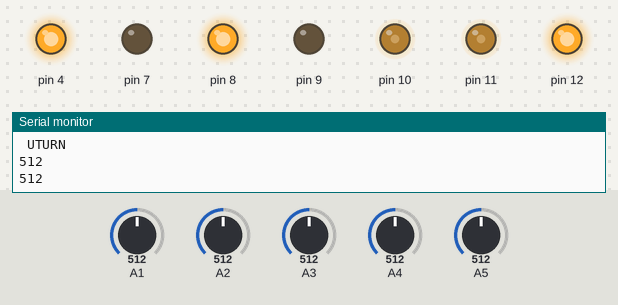
A sketch run on a simulated Arduino Uno, built with avr-gcc and run on an emulated ATmega328P. Shown: output pins drawn as LEDs (lit = HIGH), the last lines printed to the serial monitor. Inputs (shaded band) come from the test bench; at power-on: A1 = 512, A3 = 512, A4 = 512, A2 = 512, A5 = 512.

Above: at 1.2 s.
1.3 s: A1 set to 408
2.8 s: A1 set to 390
At 3.9 s:
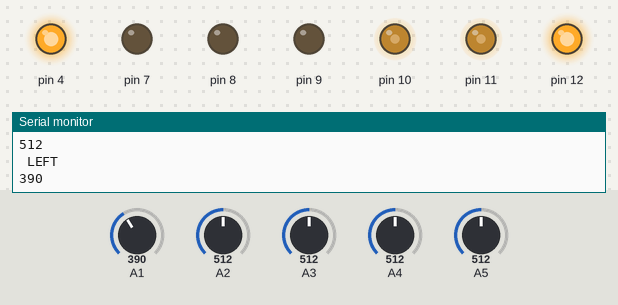
4.3 s: A3 set to 417
7.3 s: A3 set to 385
At 8.2 s:
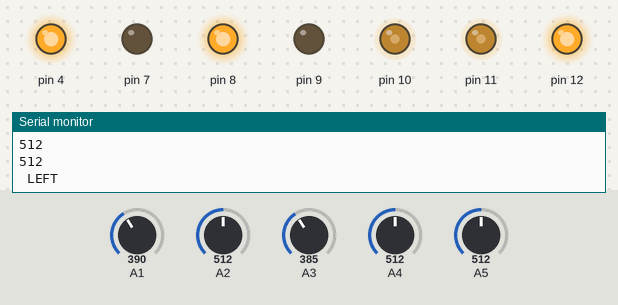
8.8 s: A1 set to 410
At 9.4 s:
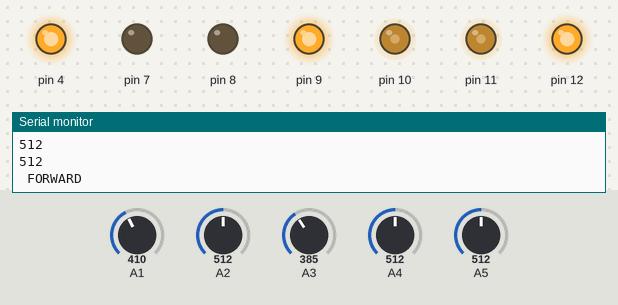
10.3 s: A4 set to 390
At 10.7 s:
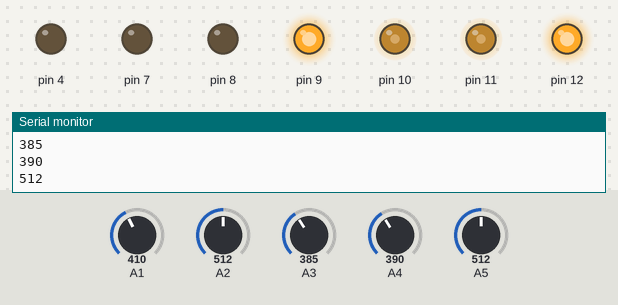
Timing chart, 0 to 12.8 s (numbered marks = the images above; inputs shaded):
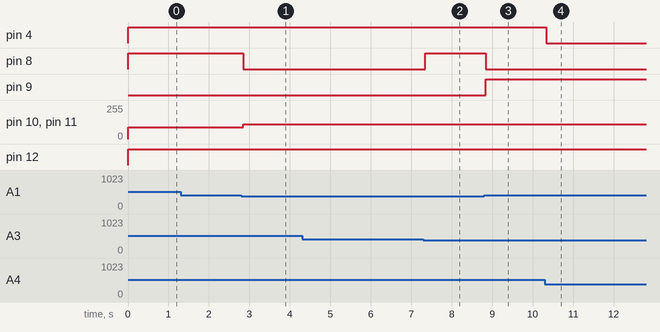

Measured:
- the behaviour switches between 400 and 399 on A1 (found by bisection; images 0 and 1)
- the behaviour switches between 401 and 400 on A3 (found by bisection; images 1 and 2)
- after the input at 2.8 s, pin 8: HIGH → LOW after 0.05 s; pin 10, pin 11: 90/255 → 110/255 after 0.05 s
- after the input at 7.3 s, pin 8: LOW → HIGH at once
- after the input at 8.8 s, pin 8: HIGH → LOW at once; pin 9: LOW → HIGH at once
- after the input at 10.3 s, pin 4: HIGH → LOW at once

The sketch:

AISSMS.ino
```cpp
#define debug

void setup()
{

  pinMode(4, OUTPUT);
  pinMode(7, OUTPUT);
  pinMode(8, OUTPUT);
  pinMode(9, OUTPUT);
  pinMode(12, OUTPUT);

  pinMode(A1, INPUT);
  pinMode(A2, INPUT);
  pinMode(A3, INPUT);
  pinMode(A4, INPUT);
  pinMode(A5, INPUT);

  Serial.begin(9600);

}

void goforward()
 {

  analogWrite(10,110);
  analogWrite(11,110);

  digitalWrite(4, HIGH);    //rightmotorfd
  digitalWrite(7, LOW);


  digitalWrite(8, LOW);     //leftmotorfd
  digitalWrite(9, HIGH);
  Serial.println("\n FORWARD");
}

 /*void gobackward()
{
  analogWrite(10,100);
  analogWrite(11,100);

  digitalWrite(4, LOW);    //rightmotorfd
  digitalWrite(7, HIGH);


  digitalWrite(8, HIGH);     //leftmotorfd
  digitalWrite(9, LOW);
  Serial.println("\n BACKWAED");
}
*/
void right()
{

  analogWrite(10,100);
  analogWrite(11,100);

  digitalWrite(4, LOW);    //rightmotorfd
  digitalWrite(7, HIGH);
  digitalWrite(8, LOW);     //leftmotorfd
  digitalWrite(9, HIGH);
  Serial.println("\n RIGHT");
}

void left()
{
  analogWrite(10,110);
  analogWrite(11,110);

  digitalWrite(4, HIGH);    //rightmotorfd
  digitalWrite(7, LOW);
  digitalWrite(8, HIGH);     //leftmotorfd
  digitalWrite(9, LOW);
  Serial.println("\n LEFT");
}


/*
 *
 * void stop()
{

  digitalWrite(4, LOW);
  digitalWrite(7, LOW);
  digitalWrite(8, LOW);
  digitalWrite(9, LOW);
  Serial.println("\n STOP");
}
*/

void softright()
{
  analogWrite(10,110);
  analogWrite(11,110);

  digitalWrite(4, LOW);    //rightmotorfd
  digitalWrite(7, LOW);
  digitalWrite(8, LOW);     //leftmotorfd
  digitalWrite(9, HIGH);
  Serial.println("\n SOFTRIGHT");
}

void softleft()
{
  analogWrite(10,110);
  analogWrite(11,110);

  digitalWrite(4, HIGH);    //rightmotorfd
  digitalWrite(7, LOW);
  digitalWrite(8, LOW);     //leftmotorfd
  digitalWrite(9, LOW);
  Serial.println("\n LEFT");
}


void uturn()
{
  analogWrite(10,90);
  analogWrite(11,90);


  digitalWrite(4, HIGH);    //rightmotorfd
  digitalWrite(7, LOW);
  digitalWrite(8, HIGH);     //leftmotorfd
  digitalWrite(9, LOW);

  Serial.println("\n UTURN");
}

void loop()
{
  digitalWrite(12, HIGH);
  int val1, val2, val3, val4, val5;

  val1 = analogRead(A1);
  val2 = analogRead(A2);
  val3 = analogRead(A3);
  val4 = analogRead(A4);
  val5 = analogRead(A5);

  Serial.println(val1);
  Serial.println(val2);
  Serial.println(val3);
  Serial.println(val4);
  Serial.println(val5);
  Serial.println("\n");

if (val1 > 400 && val2 < 400 && val3 < 400 && val4 < 400 && val5 > 400)       //1
  {
    goforward();
  }
  else if (val1 > 400 && val2 < 400 && val3 < 400 && val4 > 400 && val5 > 400)  //2
  {
    softleft();
   // goforward();
  }
else if (val1 > 400 && val2 > 400 && val3 < 400 && val4 < 400 && val5 > 400) //3
  {
    softright();

   // goforward();
  }
else if (val1 > 400 && val2 > 400 && val3 < 400 && val4 > 400 && val5 > 400) //4
  {
    goforward();
  }
else if(val1 < 400 && val2 < 400 && val3 < 400 && val4 < 400 && val5 < 400)     //5
  {
  left();
 }
else if(val1 < 400 && val2 < 400 && val3 < 400 && val4 < 400 && val5 > 400)     //7
 {
    left();
 }
else if(val1 < 400 && val2 < 400 && val3 < 400 && val4 > 400 && val5 > 400)     //8
 {
 softleft();
 }
 else if(val1 > 400 && val2 < 400 && val3 < 400 && val4 < 400 && val5 < 400)      //9
 {
 right();
 }
 else if(val1 > 400 && val2 > 400 && val3 < 400 && val4 < 400 && val5 < 400)      //10
 {
 right();
 }
 else if(val1 > 400 && val2 > 400 && val3 > 400 && val4 > 400 && val5 > 400)
 {
   uturn();
  // delay(200);
 }
else if(val1 > 400 && val2 < 400 && val3 > 400 && val4 >400 && val5 > 400)
{
  softleft();
}
else if(val1 > 400 && val2 > 400 && val3 > 400 && val4 < 400 && val5 > 400)
{
  softright();
}
else if(val1 < 400 && val2 < 400 && val3 > 400 && val4 > 400 && val5 > 400)
{
  softleft();
}
else if(val1 > 400 && val2 > 400 && val3 > 400 && val4 < 400 && val5 < 400)         //change 1
{
  right();
}

else if(val1 > 400 && val2 > 400 && val3 > 400 && val4 > 400 && val5 < 400)        //ext1
{
 right();// changed from soft
}

else if(val1 < 400 && val2 > 400 && val3 > 400 && val4 > 400 && val5 > 400)
{
  softleft();
}
  else
  {
   left();                                                        //change 2
  }
}
```
